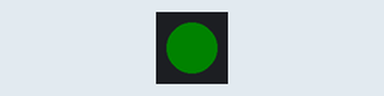
Recording of a sketch running on a simulated ESP32. On the bench: 1 RGB LEDs in strip order, left to right. Dim RGB values are drawn brighter than linear; storage starts empty; what the sketch prints to the serial monitor is not drawn.

Above: at 0.5 s.
At 2.5 s:
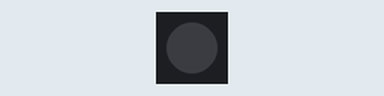
Timing chart, 0 to 4.6 s (numbered marks = the images above):
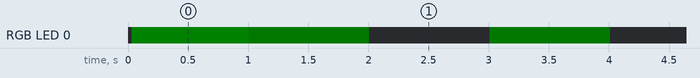

The sketch:

etappe2_sd.ino
```cpp
// Boxbert — Etappe 2: microSD-Karte am SPI-Bus (nur Dateiliste)
// Fahrplan: docs/breadboard-testing.md, Etappe 2
// Pins aus pinout.md: SD-CS=IO10, SCK=IO36, MOSI=IO35, MISO=IO37.
// VCC am Modul an USB-5V (Modul hat Onboard-3,3-V-Regler).
//
// Fehler-Checkliste AGENTS.md abgearbeitet:
//  - Peripheral-API gegen Bibliotheksbeispiel geprüft (SD.begin(CS, SPI),
//    SPI.begin(sck, miso, mosi, ss) — Reihenfolge sck/MISO/MOSI!).
//  - Modul-Silkscreen: Soldered MSD-AADP/333050, Pins VCC GND SCLK MISO MOSI CS.
//  - Lautstärke irrelevant (kein Ton in diesem Sketch).
//
// NeoPixel (IO33): blau=Boot, grün=SD ok, rot=SD-Fehler, danach Herzschlag.

#include <SPI.h>
#include <SD.h>
#include <Adafruit_NeoPixel.h>

#define SD_CS   10
#define SPI_SCK 36
#define SPI_MISO 37
#define SPI_MOSI 35

#define LED_PIN    33
#define LED_PWR    21
Adafruit_NeoPixel px(1, LED_PIN, NEO_GRB + NEO_KHZ800);

void listDir(fs::FS &fs, const char *dirname, int depth);

void setup() {
  px.begin();
  px.setBrightness(20);
  px.setPixelColor(0, px.Color(0, 0, 80));   // blau = bootet
  px.show();

  Serial.begin(115200);
  unsigned long t0 = millis();
  while (!Serial && millis() - t0 < 2000) {}

  Serial.println("Etappe 2: SD-Karte am SPI-Bus (CS=10, SCK=36, MOSI=35, MISO=37)");

  SPI.begin(SPI_SCK, SPI_MISO, SPI_MOSI, SD_CS);
  if (!SD.begin(SD_CS)) {
    Serial.println("SD begin FEHLGESCHLAGEN (Karte steckt? FAT32? VCC an 5V?)");
    px.setPixelColor(0, px.Color(80, 0, 0)); // rot = Fehler
    px.show();
    while (true) delay(1000);
  }

  Serial.printf("SD ok — Kartengroesse: %.0f MB, Typ: %d\n",
                SD.cardSize() / (1024.0 * 1024.0), SD.cardType());
  Serial.println("SD ok — root-Verzeichnis:");
  listDir(SD, "/", 0);

  px.setPixelColor(0, px.Color(0, 80, 0));   // grün = SD ok
  px.show();
  Serial.println("Etappe 2: Dateiliste fertig.");
}

void listDir(fs::FS &fs, const char *dirname, int depth) {
  File root = fs.open(dirname);
  if (!root || !root.isDirectory()) {
    Serial.printf("oeffne %s FEHLGESCHLAGEN\n", dirname);
    return;
  }
  File file = root.openNextFile();
  while (file) {
    if (file.isDirectory()) {
      Serial.printf("  DIR  %s\n", file.name());
      if (depth < 2) listDir(fs, file.name(), depth + 1);
    } else {
      Serial.printf("  %8u B  %s\n", (unsigned)file.size(), file.name());
    }
    file = root.openNextFile();
  }
  root.close();
}

void loop() {
  static uint32_t last = 0;
  static bool on = false;
  if (millis() - last >= 1000) {             // 1-Hz-Herzschlag
    last = millis();
    on = !on;
    px.setPixelColor(0, on ? px.Color(0, 25, 0) : px.Color(0, 0, 0));
    px.show();
  }
  delay(5);
}
```

Measured:
- by itself, RGB LED 0: repeats every 2.0 s: RGB(0, 2, 0) 1.0 s, off 1.0 s
